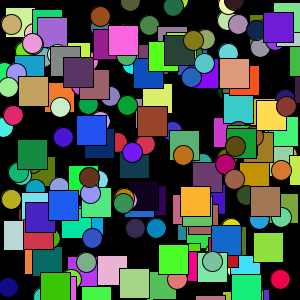
Frame 1 (no input)
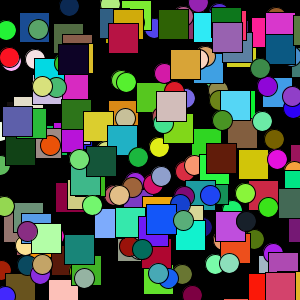
Frame 60 (the mouse pressed at the canvas centre just before this capture)
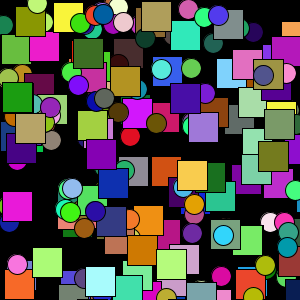
Frame 120 (the mouse held since frame 60 and released just before this capture)

The Processing sketch that drew these frames (run headless with seeded random() and noise(); from frame 60 on, the mouse is pressed at the canvas centre):

// Processing sketch: processing_82353
// ── processing_82353.pde

void setup()
{
  size(300,300);
  frameRate(10);
}

void draw()
{
  background(0);
  int x =1;
  while(x<=100)
  {
    fill(int(random(255)),int(random(255)),int(random(255)));
    rect(int(random(300)),int(random(300)), 30, 30);
    fill(int(random(255)),int(random(255)),int(random(255)));
    ellipse(int(random(300)),int(random(300)), 20, 20);
    x=x+1;
  }
}
